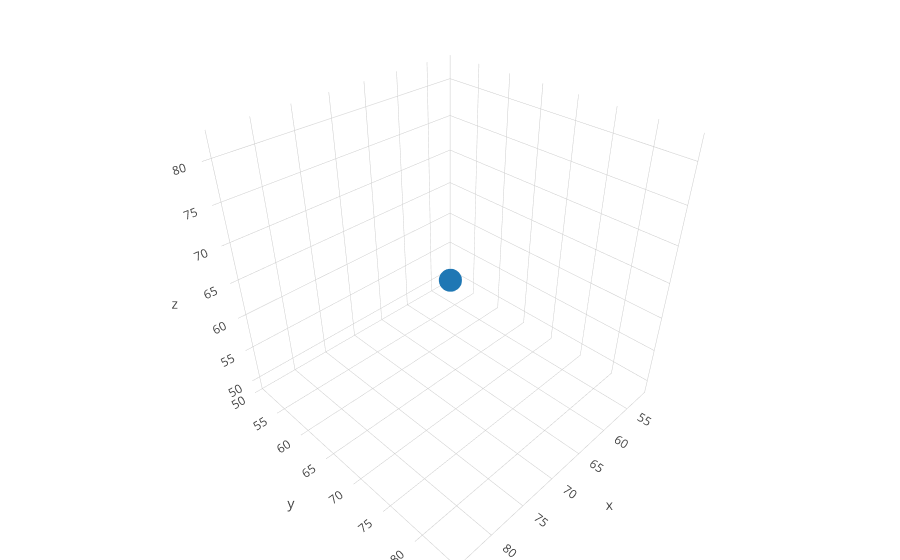

Here is the notebook cell this chart was saved with:
### Code cell
trace1 = go.Scatter3d(
    x=X[0,:],
    y=X[1,:],
    z=X[2,:],
    mode='markers',
    marker=dict(
        size=(np.arange(92)[::-1] * 45 / 92 + 5),
        line=dict(
            color='rgba(217, 217, 217, 0.14)',
            width=0.5
        ),
        opacity=0.8
    )
)

data = [trace1]
layout = go.Layout(
    margin=dict(
        l=0,
        r=0,
        b=0,
        t=0
    )
)
fig = go.Figure(data=data, layout=layout)

iplot(fig)

### Figure 1 — Plotly figure (JSON) as saved in the notebook; plotly's stock layout.template omitted (floating-point values rounded to 4 significant figures)
{"data": [{"mode": "markers", "type": "scatter3d", "uid": "e67bf428-c5c1-11e8-8069-7440bb0e4f91", "x": [85, 63, 52], "y": [84, 62, 51], "z": [82, 60, 49]}], "layout": {"margin": {"b": 0, "l": 0, "r": 0, "t": 0}}}
